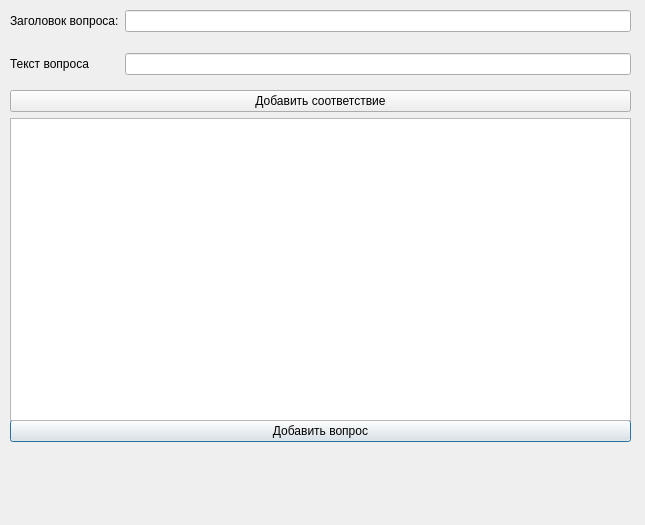
<?xml version="1.0" encoding="UTF-8"?>
<ui version="4.0">
 <class>DialogMatchingSelection</class>
 <widget class="QDialog" name="DialogMatchingSelection">
  <property name="geometry">
   <rect>
    <x>0</x>
    <y>0</y>
    <width>645</width>
    <height>525</height>
   </rect>
  </property>
  <property name="windowTitle">
   <string>Выбор соответсвия</string>
  </property>
  <widget class="QWidget" name="formLayoutWidget">
   <property name="geometry">
    <rect>
     <x>10</x>
     <y>10</y>
     <width>621</width>
     <height>81</height>
    </rect>
   </property>
   <layout class="QFormLayout" name="formLayout">
    <property name="sizeConstraint">
     <enum>QLayout::SetMaximumSize</enum>
    </property>
    <property name="fieldGrowthPolicy">
     <enum>QFormLayout::ExpandingFieldsGrow</enum>
    </property>
    <property name="verticalSpacing">
     <number>21</number>
    </property>
    <item row="0" column="0">
     <widget class="QLabel" name="label">
      <property name="text">
       <string>Заголовок вопроса:</string>
      </property>
     </widget>
    </item>
    <item row="0" column="1">
     <widget class="QLineEdit" name="lineEdit"/>
    </item>
    <item row="1" column="0">
     <widget class="QLabel" name="label_2">
      <property name="text">
       <string>Текст вопроса</string>
      </property>
     </widget>
    </item>
    <item row="1" column="1">
     <widget class="QLineEdit" name="lineEdit_2"/>
    </item>
   </layout>
  </widget>
  <widget class="QWidget" name="verticalLayoutWidget">
   <property name="geometry">
    <rect>
     <x>10</x>
     <y>420</y>
     <width>621</width>
     <height>80</height>
    </rect>
   </property>
   <layout class="QVBoxLayout" name="verticalLayout_2">
    <property name="sizeConstraint">
     <enum>QLayout::SetMaximumSize</enum>
    </property>
    <item>
     <widget class="QPushButton" name="pushButton">
      <property name="text">
       <string>Добавить вопрос</string>
      </property>
     </widget>
    </item>
   </layout>
  </widget>
  <widget class="QWidget" name="verticalLayoutWidget_2">
   <property name="geometry">
    <rect>
     <x>10</x>
     <y>90</y>
     <width>621</width>
     <height>331</height>
    </rect>
   </property>
   <layout class="QVBoxLayout" name="verticalLayout">
    <item>
     <widget class="QPushButton" name="pushButton_2">
      <property name="text">
       <string>Добавить соответствие</string>
      </property>
     </widget>
    </item>
    <item>
     <widget class="QTableWidget" name="tableWidget">
      <property name="sizeAdjustPolicy">
       <enum>QAbstractScrollArea::AdjustIgnored</enum>
      </property>
      <property name="alternatingRowColors">
       <bool>false</bool>
      </property>
      <property name="gridStyle">
       <enum>Qt::SolidLine</enum>
      </property>
      <property name="cornerButtonEnabled">
       <bool>true</bool>
      </property>
      <property name="rowCount">
       <number>0</number>
      </property>
      <property name="columnCount">
       <number>2</number>
      </property>
      <attribute name="horizontalHeaderVisible">
       <bool>false</bool>
      </attribute>
      <attribute name="horizontalHeaderCascadingSectionResizes">
       <bool>true</bool>
      </attribute>
      <attribute name="horizontalHeaderDefaultSectionSize">
       <number>300</number>
      </attribute>
      <attribute name="verticalHeaderVisible">
       <bool>false</bool>
      </attribute>
      <column>
       <property name="text">
        <string>Левое</string>
       </property>
      </column>
      <column>
       <property name="text">
        <string>Правое</string>
       </property>
      </column>
     </widget>
    </item>
   </layout>
  </widget>
 </widget>
 <resources/>
 <connections/>
</ui>
